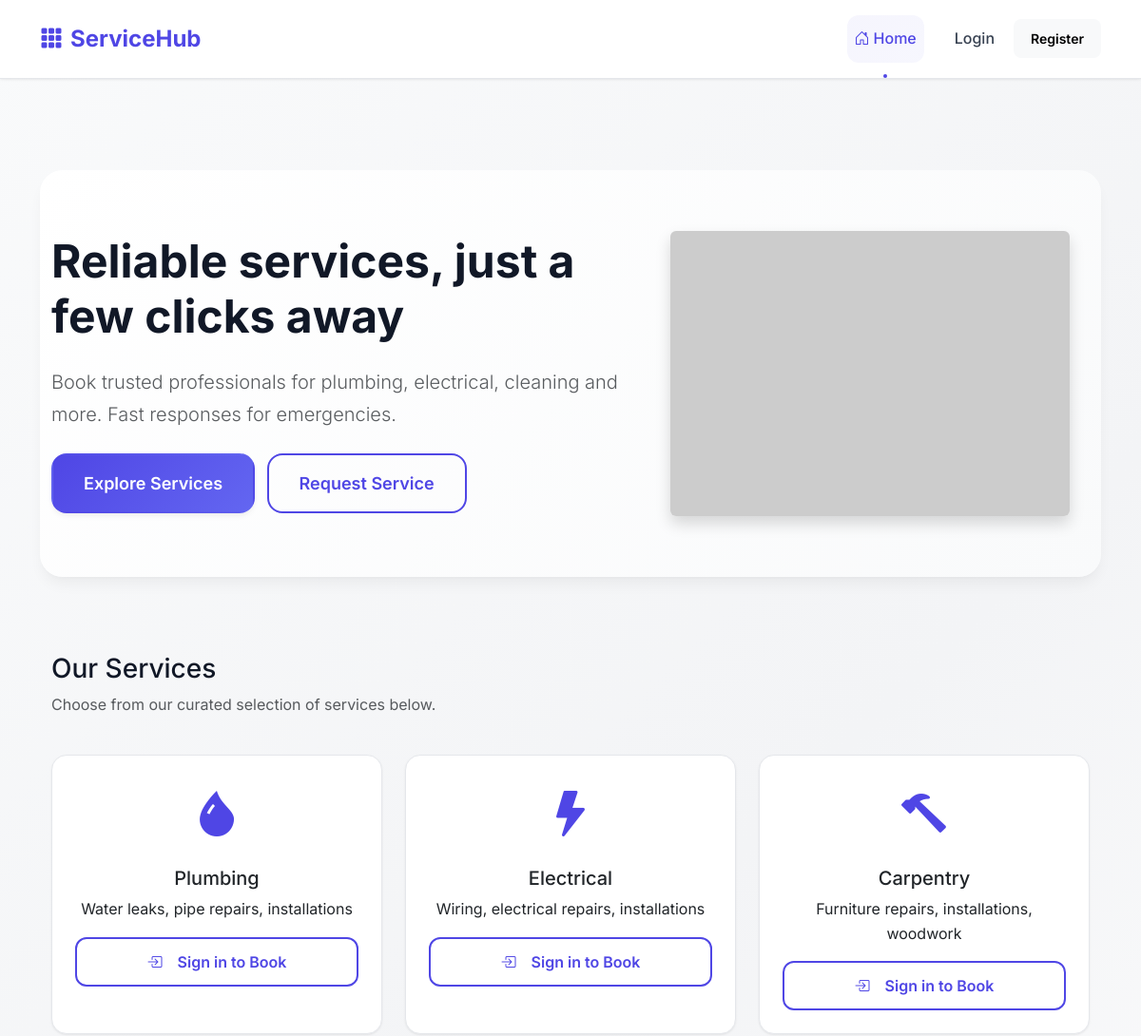
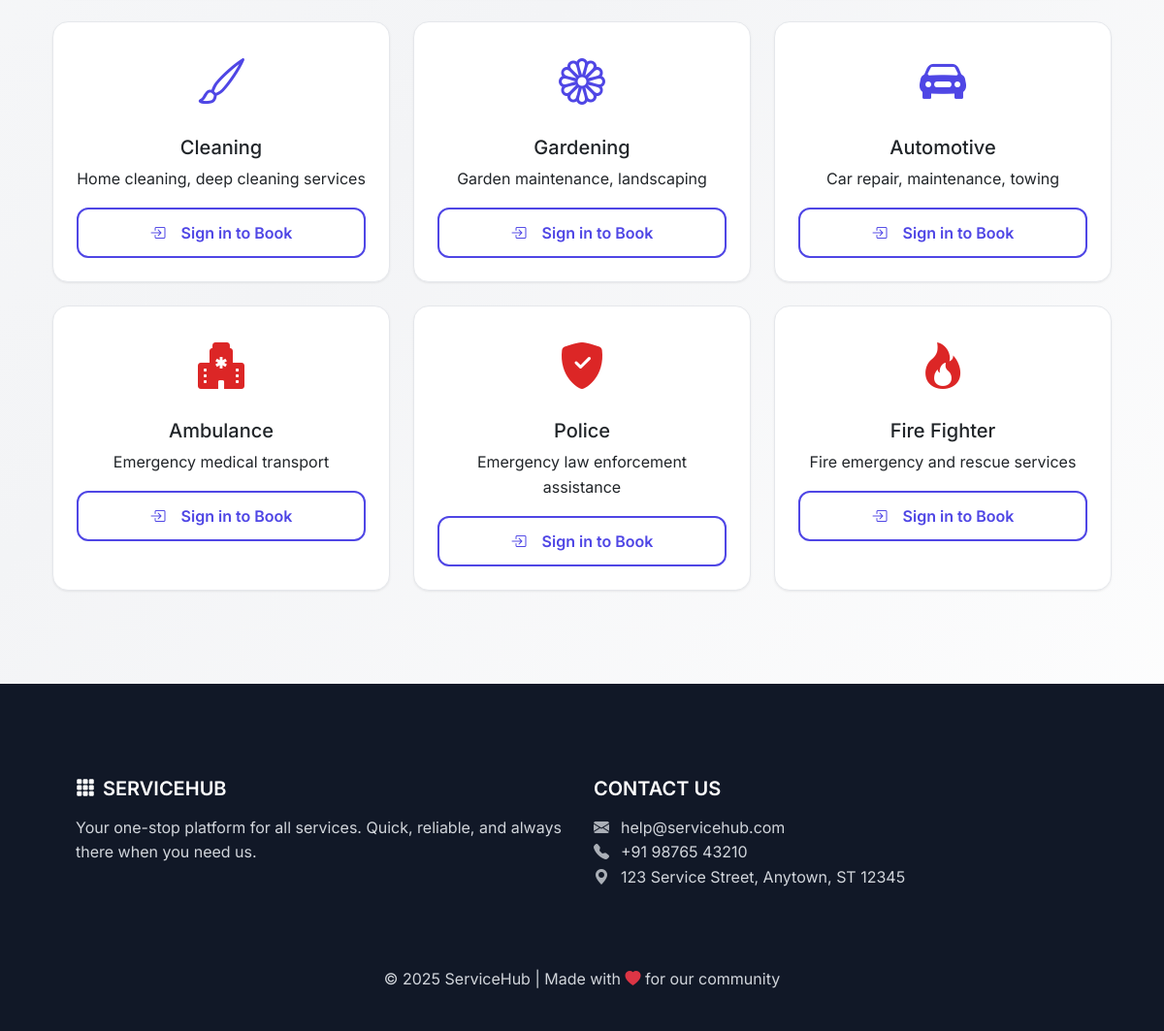
The page / on the database its author committed (2 pictures, top to bottom).
### app.py (models this page shows, shortened)
class Service(db.Model):
    id = db.Column(db.Integer, primary_key=True)
    name = db.Column(db.String(100), nullable=False)
    description = db.Column(db.Text, nullable=True)
    requests = db.relationship('ServiceRequest', backref='service', lazy=True)

### app.py (the view)
@app.route('/')
def index():
    if session.get('role') == 'client' and session.get('service_type'):
        service = Service.query.filter_by(name=session.get('service_type')).first()
        if service:
            services = [service]
        else:
            services = []
    else:
        services = Service.query.all()
    return render_template('index.html', services=services)

### templates/index.html (shortened to what this page needs)
{% extends "base.html" %}
{% block content %}
<section class="hero py-5">
    <div class="container">
        <div class="row align-items-center">
            <div class="col-md-7">
                <h1 class="display-5 fw-bold">
                    {% if session.get('role') == 'client' %}
                    Welcome to Your Service Dashboard
                    {% else %}
                    Reliable services, just a few clicks away
                    {% endif %}
                </h1>
                <p class="lead text-muted mb-4">
                    {% if session.get('role') == 'client' %}
                    Manage your {{ session.get('service_type') }} service requests efficiently and professionally.
                    {% else %}
                    Book trusted professionals for plumbing, electrical, cleaning and more. Fast responses for emergencies.
                    {% endif %}
                </p>
                {% if session.get('role') == 'client' %}
                <a href="{{ url_for('client_dashboard') }}" class="btn btn-primary btn-lg me-2">
                    <i class="bi bi-speedometer2 me-1"></i>Go to Dashboard
                </a>
                <a href="{{ url_for('client_requests') }}" class="btn btn-outline-primary btn-lg">
                    <i class="bi bi-inbox me-1"></i>View Requests
                </a>
                {% else %}
                <a href="#services" class="btn btn-primary btn-lg me-2">Explore Services</a>
                <a href="{{ url_for('service_form', service_id=1) }}" class="btn btn-outline-primary btn-lg">Request Service</a>
                {% endif %}
            </div>
            <div class="col-md-5 d-none d-md-block">
                <img src="https://via.placeholder.com/420x300" alt="service illustration" class="img-fluid rounded shadow">
            </div>
        </div>
    </div>
</section>
<section id="services" class="py-5">
    <div class="container">
        <div class="row mb-4">
            <div class="col-md-8">
                <h2 class="h3">
                    {% if session.get('role') == 'client' %}
                    Your Service: {{ session.get('service_type') }}
                    {% else %}
                    Our Services
                    {% endif %}
                </h2>
                <p class="text-muted">
                    {% if session.get('role') == 'client' %}
                    This is your dedicated service page. Customers can book {{ session.get('service_type') }} services directly here.
                    {% else %}
                    Choose from our curated selection of services below.
                    {% endif %}
                </p>
            </div>
        </div>
        <div class="row row-cols-1 row-cols-sm-2 row-cols-md-3 g-4">
            {% for service in services %}
            <div class="col">
                <div class="card h-100 service-card">
                    <div class="card-body text-center">
                        {% if service.name == 'Plumbing' %}
                            <i class="bi bi-droplet-fill service-icon" aria-hidden="true"></i>
                        {% elif service.name == 'Electrical' %}
                            <i class="bi bi-lightning-fill service-icon" aria-hidden="true"></i>
                        {% elif service.name == 'Carpentry' %}
                            <i class="bi bi-hammer service-icon" aria-hidden="true"></i>
                        {% elif service.name == 'Cleaning' %}
                            <i class="bi bi-brush service-icon" aria-hidden="true"></i>
                        {% elif service.name == 'Gardening' %}
                            <i class="bi bi-flower1 service-icon" aria-hidden="true"></i>
                        {% elif service.name == 'Automotive' %}
                            <i class="bi bi-car-front-fill service-icon" aria-hidden="true"></i>
                        {% elif service.name == 'Ambulance' %}
                            <i class="bi bi-hospital-fill service-icon emergency-icon" aria-hidden="true"></i>
                        {% elif service.name == 'Police' %}
                            <i class="bi bi-shield-fill-check service-icon emergency-icon" aria-hidden="true"></i>
                        {% elif service.name == 'Fire Fighter' %}
                            <i class="bi bi-fire service-icon emergency-icon" aria-hidden="true"></i>
                        {% endif %}
                        <h5 class="card-title">{{ service.name }}</h5>
                        <p class="card-text">{{ service.description }}</p>
                        {% if session.get('role') == 'client' %}
                            {% if service.name == session.get('service_type') %}
                                {% if service.name in ['Ambulance', 'Police', 'Fire Fighter'] %}
                                    <div class="alert alert-danger" role="alert">
                                        <i class="bi bi-exclamation-triangle me-2"></i>
                                        <strong>Emergency Service Active</strong><br>
                                        <small>You are registered as an emergency service provider.</small>
                                    </div>
                                {% else %}
                                    <div class="alert alert-success" role="alert">
                                        <i class="bi bi-check-circle me-2"></i>
                                        <strong>Your Registered Service</strong><br>
                                        <small>Customers can book this service directly.</small>
                                    </div>
                                {% endif %}
                            {% endif %}
                        {% else %}
                            {% if session.get('username') %}
                                {% if service.name in ['Ambulance', 'Police', 'Fire Fighter'] %}
                                    <a href="{{ url_for('service_form', service_id=service.id) }}" class="btn btn-danger w-100" aria-label="Request Emergency {{ service.name }}">
                                        <i class="bi bi-telephone-fill me-2" aria-hidden="true"></i>Request Emergency
                                    </a>
                                {% else %}
                                    <a href="{{ url_for('service_form', service_id=service.id) }}" class="btn btn-primary w-100" aria-label="Book {{ service.name }}">
                                        <i class="bi bi-calendar-check me-2" aria-hidden="true"></i>Book Service
                                    </a>
                                {% endif %}
                            {% else %}
                                <a href="{{ url_for('login', next=url_for('service_form', service_id=service.id)) }}" class="btn btn-outline-primary w-100" aria-label="Sign in to book {{ service.name }}">
                                    <i class="bi bi-box-arrow-in-right me-2" aria-hidden="true"></i>Sign in to Book
                                </a>
                            {% endif %}
                        {% endif %}
                    </div>
                </div>
            </div>
            {% endfor %}
        </div>
    </div>
</section>
{% endblock %}

### templates/base.html (shortened to what this page needs)
<!DOCTYPE html>
<html lang="en">
<head>
    <link href="https://cdn.jsdelivr.net/npm/bootstrap@5.3.0/dist/css/bootstrap.min.css" rel="stylesheet">
    <link href="https://cdn.jsdelivr.net/npm/bootstrap-icons@1.10.0/font/bootstrap-icons.css" rel="stylesheet">
    <link rel="stylesheet" href="{{ url_for('static', filename='css/style.css') }}">
</head>
<body class="site-bg">
    <nav class="navbar navbar-expand-lg navbar-dark">
        <div class="container">
            <a class="navbar-brand" href="{{ url_for('index') }}">
                <i class="bi bi-grid-3x3-gap-fill me-2"></i>ServiceHub
            </a>
            <div class="collapse navbar-collapse" id="navbarNav">
                <ul class="navbar-nav ms-auto align-items-center">
                    <li class="nav-item">
                        <a class="nav-link active" href="{{ url_for('index') }}">
                            <i class="bi bi-house-door me-1"></i>Home
                        </a>
                    </li>
                    {% if session.get('username') %}
                    <li class="nav-item dropdown ms-3">
                        <a class="nav-link dropdown-toggle text-white" href="#" id="userMenu" role="button" data-bs-toggle="dropdown" aria-expanded="false">
                            <i class="bi bi-person-circle me-1"></i>{{ session.get('username') }}
                            {% if session.get('role') %}
                                <small class="d-block text-muted" style="font-size:0.6rem">
                                    {{ session.get('role')|capitalize }}
                                    {% if session.get('service_type') %}
                                        • {{ session.get('service_type') }}
                                    {% endif %}
                                </small>
                            {% endif %}
                        </a>
                        <ul class="dropdown-menu dropdown-menu-end" aria-labelledby="userMenu">
                            {% if session.get('role') == 'client' %}
                            <li>
                                <a class="dropdown-item" href="{{ url_for('client_dashboard') }}">
                                    <i class="bi bi-speedometer2 me-2"></i>Dashboard
                                    {% if session.get('service_type') %}
                                        <small class="text-muted d-block">{{ session.get('service_type') }}</small>
                                    {% endif %}
                                </a>
                            </li>
                            <li>
                                <a class="dropdown-item" href="{{ url_for('client_requests') }}">
                                    <i class="bi bi-inbox me-2"></i>Service Requests
                                </a>
                            </li>
                            <li><hr class="dropdown-divider"></li>
                            {% endif %}
                            <li>
                                <a class="dropdown-item" href="#">
                                    <i class="bi bi-person me-2"></i>Profile
                                </a>
                            </li>
                            <li><hr class="dropdown-divider"></li>
                            <li>
                                <a class="dropdown-item" href="{{ url_for('logout') }}">
                                    <i class="bi bi-box-arrow-right me-2"></i>Logout
                                </a>
                            </li>
                        </ul>
                    </li>
                    {% else %}
                    <li class="nav-item ms-3">
                        <a class="nav-link" href="{{ url_for('login') }}">Login</a>
                    </li>
                    <li class="nav-item ms-2">
                        <a class="btn btn-light btn-sm" href="{{ url_for('register') }}">Register</a>
                    </li>
                    {% endif %}
                </ul>
            </div>
        </div>
    </nav>
    <div class="container mt-5">
        {% block content %}{% endblock %}
    </div>
    <footer class="text-center text-lg-start mt-5">
        <div class="container p-5">
            <div class="row">
                <div class="col-lg-6 col-md-12 mb-4 mb-md-0">
                    <h5 class="text-uppercase">
                        <i class="bi bi-grid-3x3-gap-fill me-2"></i>ServiceHub
                    </h5>
                    <p>
                        Your one-stop platform for all services. Quick, reliable, and always there when you need us.
                    </p>
                </div>
                <div class="col-lg-6 col-md-12 mb-4 mb-md-0">
                    <h5 class="text-uppercase">Contact Us</h5>
                    <p class="contact-info">
                        <i class="bi bi-envelope-fill"></i>help@servicehub.com<br>
                        <i class="bi bi-telephone-fill"></i>+91 98765 43210<br>
                        <i class="bi bi-geo-alt-fill"></i>123 Service Street, Anytown, ST 12345
                    </p>
                </div>
            </div>
        </div>
        <div class="text-center p-3">
            © 2025 ServiceHub | Made with <i class="bi bi-heart-fill text-danger"></i> for our community
        </div>
    </footer>
</body>
</html>

### rows shown on the page
Service: name "Plumbing", description "Water leaks, pipe repairs, installations"
Service: name "Electrical", description "Wiring, electrical repairs, installations"
Service: name "Carpentry", description "Furniture repairs, installations, woodwork"
Service: name "Cleaning", description "Home cleaning, deep cleaning services"
Service: name "Gardening", description "Garden maintenance, landscaping"
Service: name "Automotive", description "Car repair, maintenance, towing"
Service: name "Ambulance", description "Emergency medical transport"
Service: name "Police", description "Emergency law enforcement assistance"
Service: name "Fire Fighter", description "Fire emergency and rescue services"
